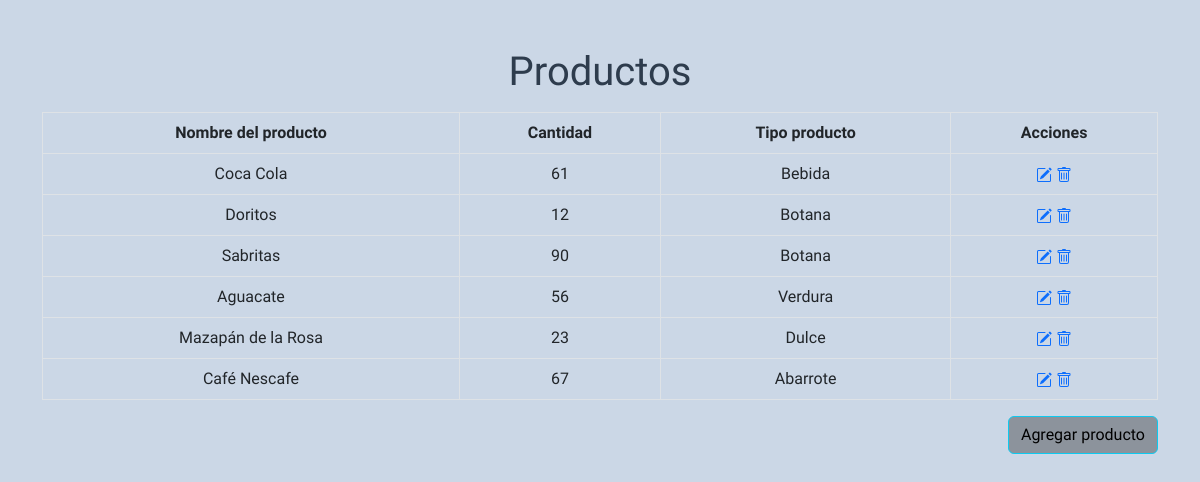
The page / on the database its author committed.
### tables this page shows
CREATE TABLE `productos` (
  `nombre_producto` varchar(65) NOT NULL,
  `cantidad` int(5) NOT NULL,
  `tipo` varchar(65) NOT NULL
);

### index.php (the view, shortened to what this page needs)
<?php
include('include/bd.php');
?>
<!doctype html>
<html lang="en">
  <head>
    <link href="https://cdn.jsdelivr.net/npm/bootstrap@5.2.0-beta1/dist/css/bootstrap.min.css" rel="stylesheet">
  <link rel="stylesheet" href="estilos.css">
  </head>
  <body>
    <h1 class="text-center mt-5">Productos</h1>
  <div class="container">
  <table class="table table-bordered mt-3">
    <thead>
      <tr class="text-center">
        <th>Nombre del producto</th>
        <th>Cantidad </th>
        <th>Tipo producto</th>
        <th>Acciones</th>
      </tr>
    </thead>
    <tbody>
    <?php $query=mysqli_query($con,"select * from productos");
         $cnt=1;
          while($row=mysqli_fetch_array($query))
          {
    ?>
      <tr class="text-center">
      <td><?php echo htmlentities($row['nombre_producto']);?></td>
			<td><?php echo htmlentities($row['cantidad']);?></td>
      <td><?php echo htmlentities($row['tipo']);?></td>
      <td>
			<a href="modificar.php?nombre=<?php echo $row['nombre_producto']?>"></a>
      <a href="index.php?nombre=<?php echo $row['nombre_producto']?>&del=delete" onClick="return confirm('¿Está seguro de eliminar el registro?')"></a></td>
      </tr>
      <?php $cnt=$cnt+1; } ?>
  </table>
</div>
<div class=" btns container text-end">
            <a href="registro.php" class="btn btn-info">Agregar producto</a>
              </div>
  </body>
</html>

### estilos.css (style rules this page uses)
body { font-family: 'Albert Sans', sans-serif; background-color: #CBD7E6; }
h1 { color: #2E3C4D; }
.btn { background-color: #8C939C; }

### rows shown on the page
productos: nombre_producto "Coca Cola", cantidad "61", tipo "Bebida"
productos: nombre_producto "Doritos", cantidad "12", tipo "Botana"
productos: nombre_producto "Sabritas", cantidad "90", tipo "Botana"
productos: nombre_producto "Aguacate", cantidad "56", tipo "Verdura"
productos: nombre_producto "Mazapán de la Rosa", cantidad "23", tipo "Dulce"
productos: nombre_producto "Café Nescafe", cantidad "67", tipo "Abarrote"
